Frame 1 (no input): blank canvas, image omitted
Frame 60 (the mouse pressed at the canvas centre just before this capture): blank canvas, image omitted
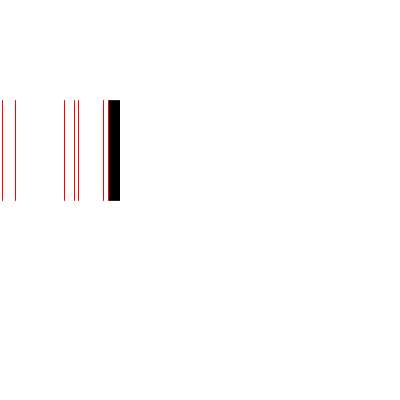
Frame 120 (the mouse held since frame 60 and released just before this capture)

The Processing sketch whose frames 1 and 60 were blank and that drew this single picture after the mouse press (run headless with seeded random() and noise(); from frame 60 on, the mouse is pressed at the canvas centre):

// Processing sketch: e019_function
// ── e019_function.pde
float x = 0;

void setup() {
  size(400, 400);
  background(255);
  stroke(255);
}

void change_line_color() {
  stroke(255, 0, 0);
  line(x, 100, x, 200);
  // now we decide if to use black or white
  if(random(100) > 50) {
    stroke(0);
  } else {
    stroke(255);
  }
}

void draw() {
  // draw black or white line
  line(x, 100, x, 200);

  // sometimes we decide to change the line color
  if(random(100) > 90) {
    change_line_color();    
  }
  x = x + 1;
  if(x > width) {
    x = 0;
  }

}
